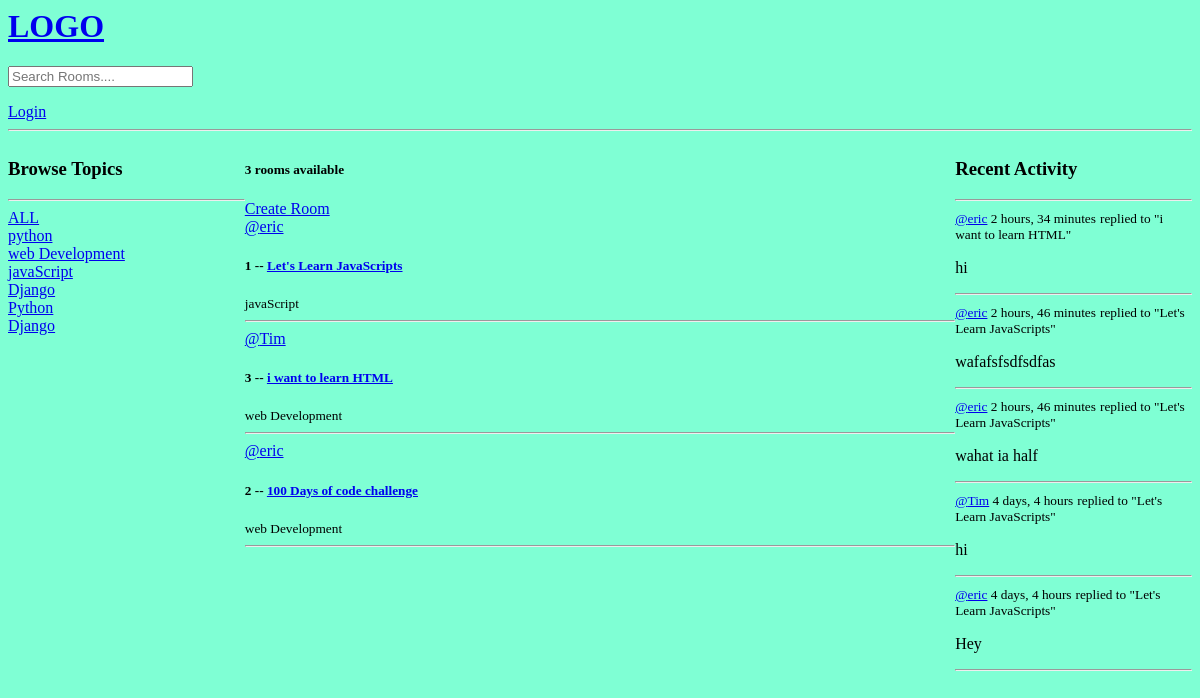
Before: / with the older database file.
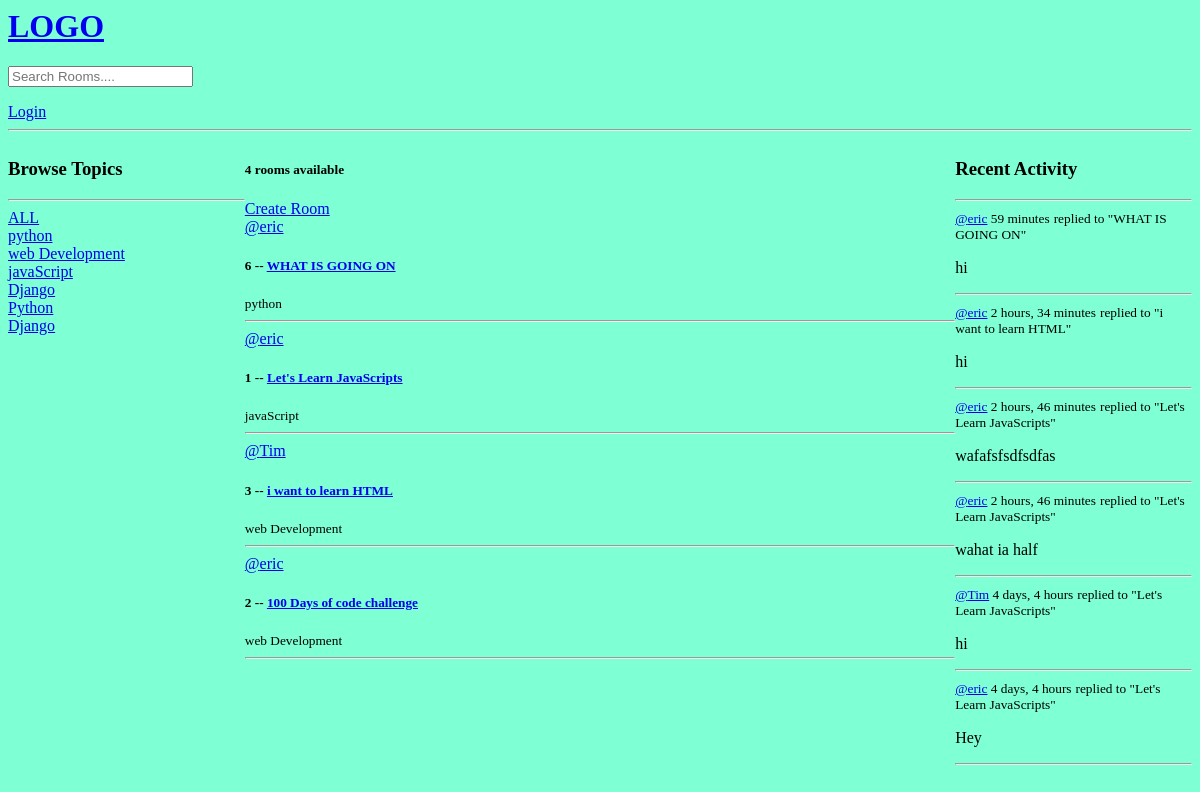
After: the same page with the newer database file.
### base/models.py (models this page shows, shortened)
class Topic(models.Model):
    name = models.CharField(max_length=200)

class Room(models.Model):
    host = models.ForeignKey(User, on_delete=models.SET_NULL, null=True)
    topic = models.ForeignKey(Topic, on_delete=models.SET_NULL, null=True)
    name = models.CharField(max_length=200)
    description = models.TextField(null=True, blank=True)
    participants = models.ManyToManyField(User, related_name='participants', blank=True)
    updated = models.DateTimeField(auto_now=True)
    created = models.DateTimeField(auto_now_add=True)
    class Meta:
        ordering = ['-updated', '-created']
    def __str__(self):
        return self.name

class Message(models.Model):
    user = models.ForeignKey(User, on_delete=models.CASCADE)
    room = models.ForeignKey(Room, on_delete=models.CASCADE)
    body = models.TextField()
    updated = models.DateTimeField(auto_now=True)
    created = models.DateTimeField(auto_now_add=True)
    class Meta:
        ordering = ['-updated', '-created']
    def __str__(self):
        return self.body[0:50]

### base/views.py (the view)
# urls.py: path('', views.home, name='home'),
def home(request):
    q = request.GET.get('q') if request.GET.get('q') != None else ''
    rooms = Room.objects.filter(
        Q(topic__name__icontains=q) |
        Q(name__icontains=q) |
        Q(description__icontains=q)
        )
    topics = Topic.objects.all()
    room_count = rooms.count()
    room_messages = Message.objects.filter(Q(room__topic__name__icontains=q))
    context = {'rooms': rooms, 'topics': topics, 'room_count':room_count, 'room_messages': room_messages}
    return render(request, 'base/home.html', context)

### base/templates/base/home.html (shortened to what this page needs)
{% extends 'main.html'%}
{%block content%}
<div class="home-container">
    <div>
        {% include 'base/topics_component.html' %}
    </div>
    <div>
        <h5>{{room_count}} rooms available</h5>
        <a href="{% url 'create-room' %}">Create Room</a>
        {% include 'base/feed_component.html' %}
    </div>
    <div>
        {%include 'base/activity_component.html' %}
    </div>
</div>
{%endblock content%}

### base/templates/base/topics_component.html
<h3>Browse Topics</h3>
        <hr>
        <div>
            <a href="{% url 'home' %}">ALL</a>
        </div>
        {% for topic in topics %}
            <div>
                <a href="{% url 'home' %}?q={{ topic.name }}">{{topic.name}}</a>
            </div>
        {%endfor%}

### base/templates/base/feed_component.html (shortened to what this page needs)
<div>
    {% for room in rooms %}
        <div>
            <a href="{% url 'user-profile' room.host.id %}">@{{room.host.username}}</a>
            <h5>{{room.id}} -- <a href='{% url "room" room.id %}'> {{room.name}} </a> </h5>
            <small>{{room.topic.name}}</small>
            <hr>
        </div>
    {%endfor%}
</div>

### base/templates/base/activity_component.html (shortened to what this page needs)
<h3>Recent Activity</h3>
        <hr>
        {% for message in room_messages %}
            <div>
                <small><a href="{% url 'user-profile' message.user.id %}">@{{message.user}}</a>   {{message.created|timesince}}</small>
                <small>replied to "{{message.room}}"</small>
                <p>{{message}}</p>
                <hr>
            </div>
        {%endfor%}

Changed rows visible on the page:
added Room: host.username "eric", id "6", name "WHAT IS GOING ON", topic.name "python"
added Message: user "eric", created "59 minutes", room "WHAT IS GOING ON", body "hi"
Other visible differences:
{{ room_count }}: "3" → "4"
